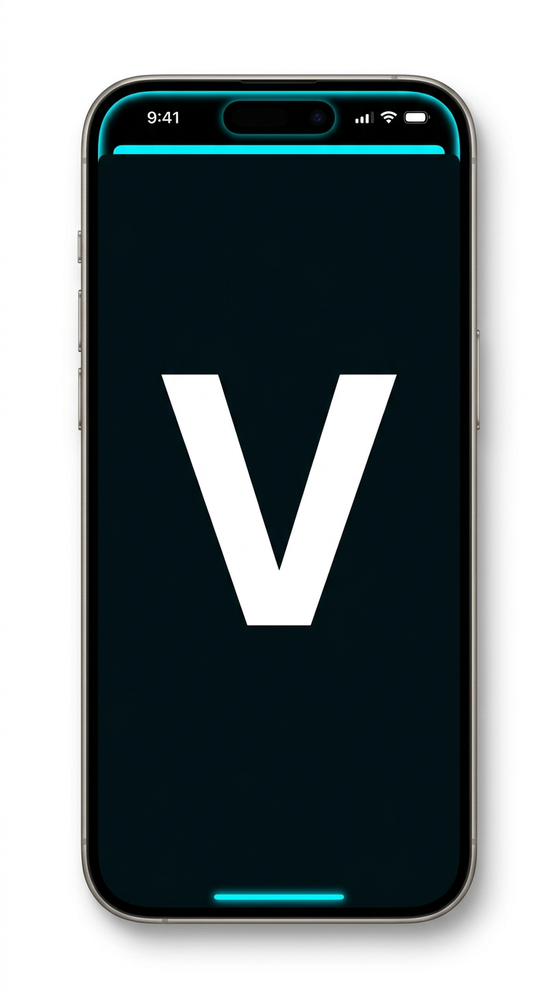
#> input picture marketing/meta-ads/lancamento-assinatura/assets/iphone_mockup_raw.png, 558 x 1000 px, shrunk from 768 x 1376 before the run
$ python chroma_key.py
#> lines starting #> are read from the running program, lines starting #| are printed output that depends on the picture
from PIL import Image, ImageChops
import os

HERE = os.path.dirname(os.path.abspath(__file__))
raw = os.path.join(HERE, 'iphone_mockup_raw.png')
out = os.path.join(HERE, 'iphone_mockup.png')

img = Image.open(raw).convert('RGBA')
r, g, b, a = img.split()
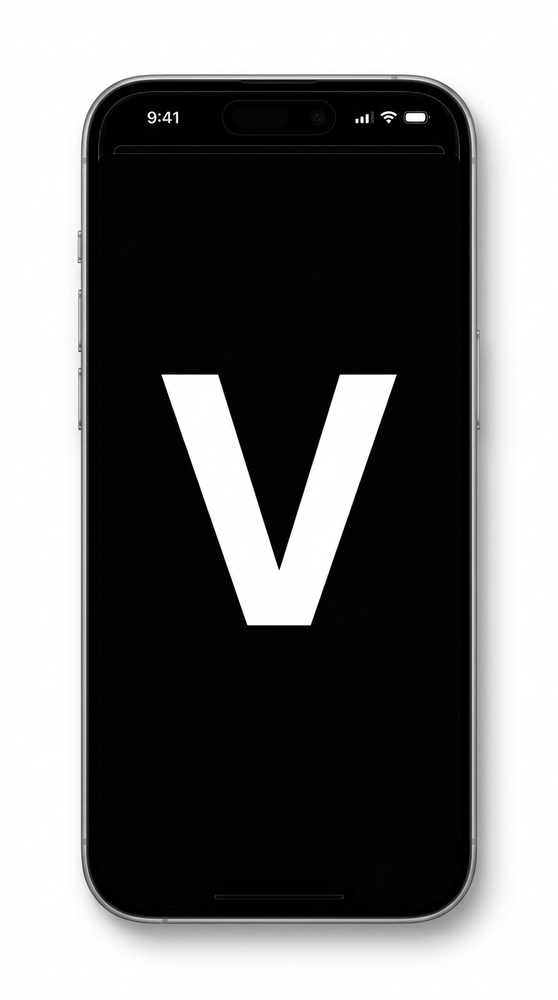
#> r: PIL image 558x1000 L; min 0, max 255, mean 116.5
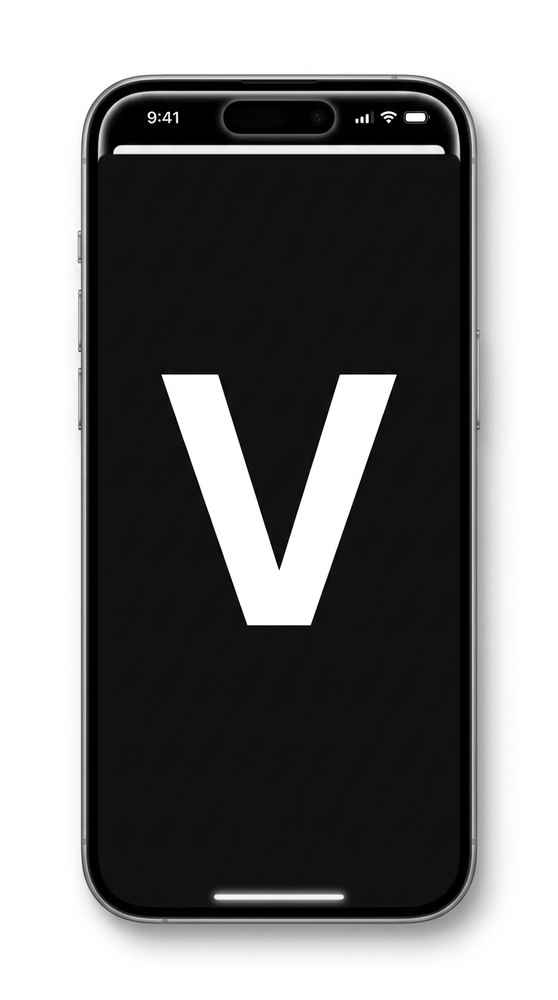
#> g: PIL image 558x1000 L; min 0, max 255, mean 125.5
#> a: PIL image 558x1000 L; every value is 255
# min(R,G,B) per pixel via two ImageChops.darker passes (operacao em C, rapida)
min_rgb = ImageChops.darker(ImageChops.darker(r, g), b)
# constroi novo canal alpha:
#   min > 240  -> 0   (branco -> transparente)
#   min > 220  -> 80  (sombra suave -> semi-transparente)
#   senao      -> 255 (mantem opacidade)
new_alpha = min_rgb.point(lambda p: 0 if p > 240 else (80 if p > 220 else 255))
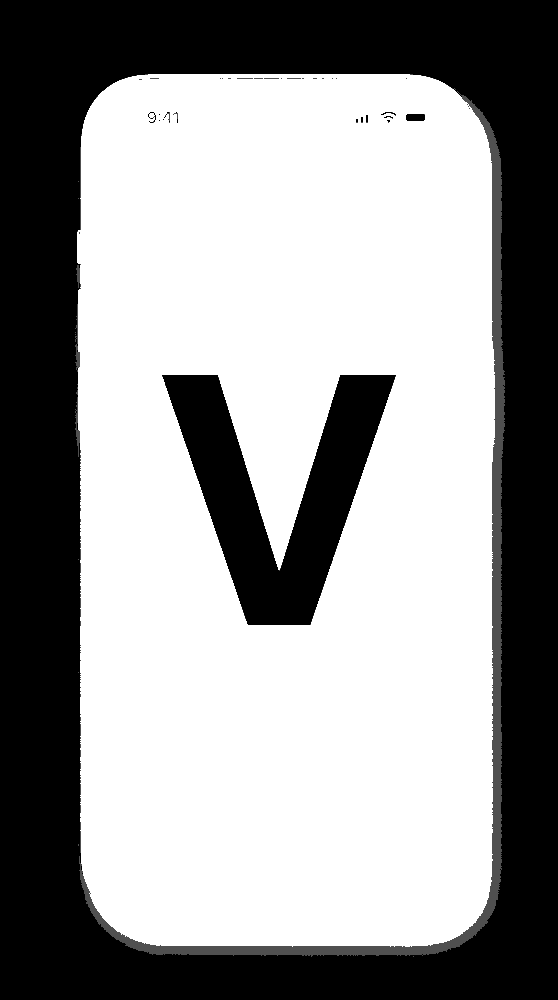
#> new_alpha: PIL image 558x1000 L; min 0, max 255, mean 152
out_img = Image.merge('RGBA', (r, g, b, new_alpha))
out_img.save(out)
print('OK', os.path.getsize(out), 'bytes')
